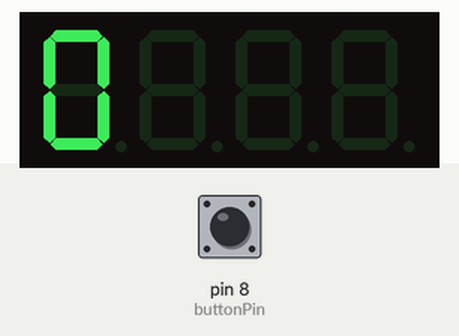
Bench run of a sketch on a simulated Arduino Uno, built with avr-gcc and run on an emulated ATmega328P. Shown: 4-digit seven-segment display. The test bench sets the inputs (shaded band); at power-on: pin 8 (buttonPin) LOW.

Above: at 3.2 s.
3.3 s: pin 8 (buttonPin) pulled HIGH for 1 s
At 4.8 s:
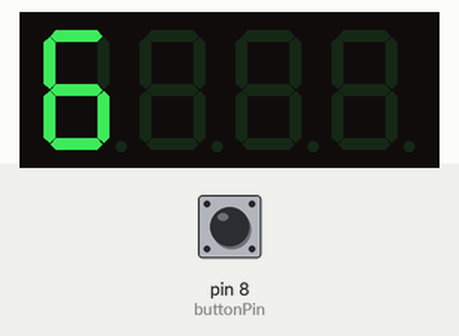
5.8 s: pin 8 (buttonPin) pulled HIGH for 0.15 s
At 6.5 s:
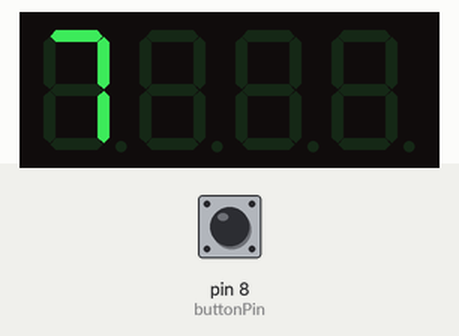
7.4 s: pin 8 (buttonPin) pulled HIGH for 0.15 s
At 8.1 s:
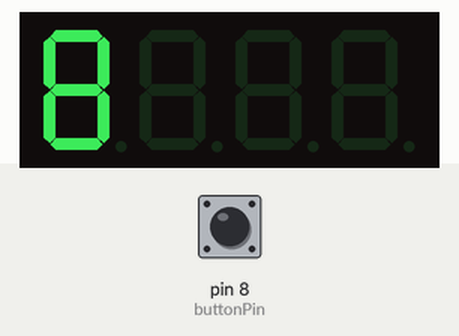
9.0 s: pin 8 (buttonPin) pulled HIGH for 1 s
At 11.3 s:
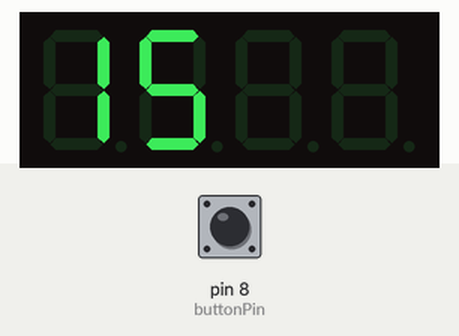
Timing chart, 0 to 12.5 s (numbered marks = the images above; inputs shaded):
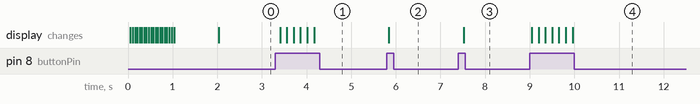

The sketch:

code_de_base_score_1.ino
```cpp
/*
	Basic usage example

	Demonstrated some of the basic functionality of the library. Initialize the display, set the backlight brightness, print some text, count from 0 to 100 and print on display and blink some text.

  Note: make sure to set your serial monitor to line end: NEW LINE!

	The circuit:
  * connect TM1637 pin CLK to Arduino pin D4
  * connect TM1637 pin DIO to Arduino pin D5
  * connect TM1637 pin Vcc to Arduino pin 5V
  * connect TM1637 pin GND to Arduino pin GND

	Created 25 September 2015
	By Bram Harmsen

	https://github.com/bremme/arduino-tm1637

*/

// include the SevenSegmentTM1637 library
#include "SevenSegmentTM1637.h"

/* initialize global TM1637 Display object
*  The constructor takes two arguments, the number of the clock pin and the digital output pin:
* SevenSegmentTM1637(byte pinCLK, byte pinDIO);
*/
int buttonPin = 8;
const byte PIN_CLK = 4;   // define CLK pin (any digital pin)
const byte PIN_DIO = 5;   // define DIO pin (any digital pin)
SevenSegmentTM1637    display(PIN_CLK, PIN_DIO);

int score = 0;

// run setup code
void setup() {
  Serial.println(digitalRead(buttonPin));
  pinMode(buttonPin, INPUT);
  Serial.begin(9600);         // initializes the Serial connection @ 9600 baud
  display.begin();            // initializes the display
  display.setBacklight(100);  // set the brightness to 100 %
  display.print("GO");      // display INIT on the display
  delay(1000);                // wait 1000 ms
  display.clear();
};

// run loop (forever)
void loop() {

  if (digitalRead(buttonPin) == HIGH) {
    score = score + 1;
  }
  display.clear();
  display.print(score);
  /*
  display.print("LOOP");                // display LOOP on the display
  delay(1000);                          // wait 1000 ms
  display.print("COUNTING SOME DIGITS");// print COUNTING SOME DIGITS
  display.clear();                      // clear the display
  for (uint8_t i=0; i < 100; i++) {     // loop from 0 to 100
    display.print(i);                   // display loop counter
    delay(100);                         // wait 100 ms
  };
  display.clear();                      // clear the display
  display.print("SUCC");                // print SUCC for success
  display.blink();                      // blink SUCC */
  delay(150);                          // wait 1000 ms
};
```

Measured:
- after the input at 3.3 s, the display: first changes after 0.11 s (image 1 shows a later state)
- after the input at 5.8 s, the display: changes at once (image 2)
- after the input at 7.4 s, the display: changes after 0.12 s (image 3)
- after the input at 9.0 s, the display: first changes at once (image 4 shows a later state)
